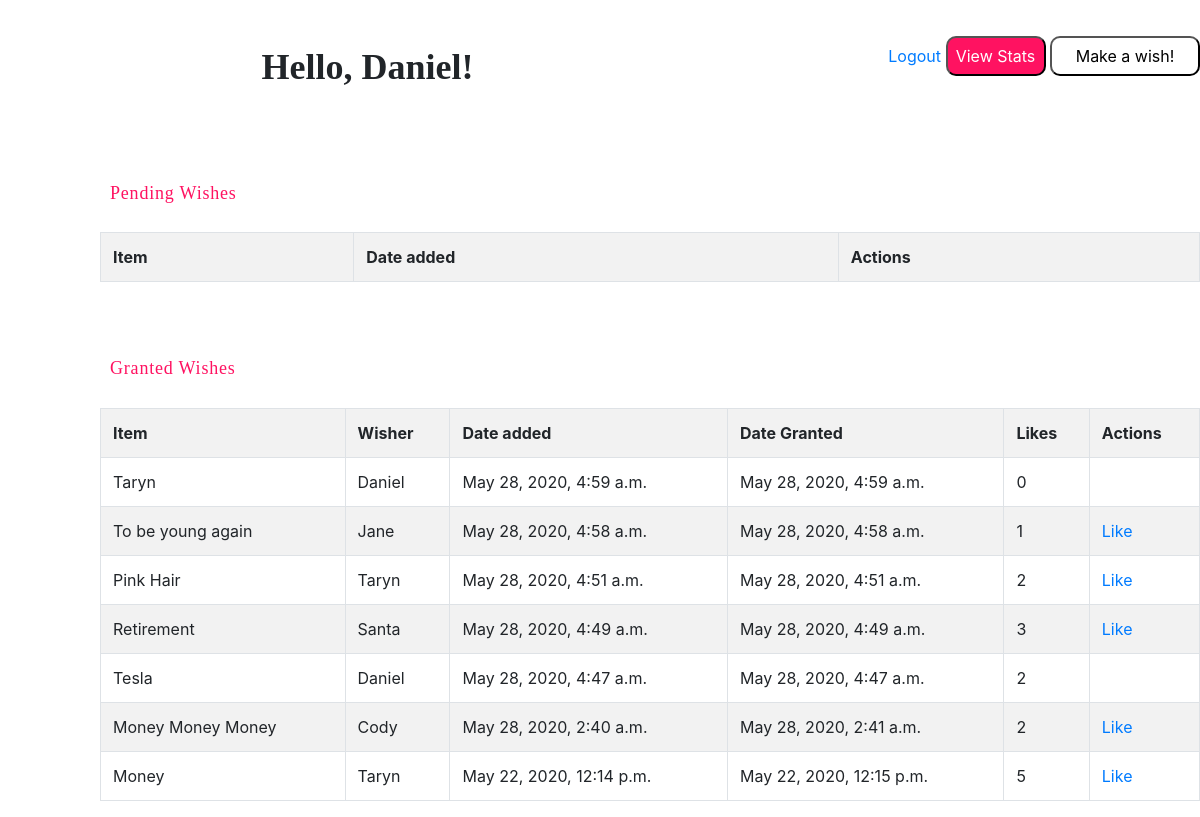
The page /wishes (signed in) on the database its author committed.
### app/models.py (models this page shows)
class User(models.Model):
    first_name = models.CharField(max_length=255)
    last_name = models.CharField(max_length=255)
    email = models.CharField(max_length=255)
    password = models.CharField(max_length=255)
    created_at = models.DateTimeField(auto_now_add=True)
    updated_at = models.DateTimeField(auto_now=True)
    objects = UserManager()

class Wish(models.Model):
    item = models.CharField(max_length=255)
    description = models.CharField(max_length=255)
    granted = models.BooleanField(default=False)
    user = models.ForeignKey(User, related_name="wish",
                             on_delete=models.CASCADE)
    created_at = models.DateTimeField(auto_now_add=True)
    updated_at = models.DateTimeField(auto_now=True)
    objects = WishManager()

### app/views.py (the view)
# urls.py: path("wishes", views.wishes),
def wishes(request):
    active_session = request.session.get("user_id")
    if active_session:
        user = User.objects.filter(id=active_session).first()
        granted_wishes = Wish.objects.filter(
            granted=True).order_by("-created_at")
        pending_wishes = Wish.objects.filter(
            granted=False, user=user).order_by("-created_at")
        likes = Like.objects.all()
        context = {
            "user": user,
            "granted_wishes": granted_wishes,
            "pending_wishes": pending_wishes,
            "likes": likes,
        }
        return render(request, "wishes.html", context)
    else:
        return redirect("/")

### app/templates/wishes.html (shortened to what this page needs)
<!DOCTYPE html>
<html lang="en">
<head>
    <link href="https://stackpath.bootstrapcdn.com/bootstrap/4.4.1/css/bootstrap.min.css" rel="stylesheet"> {% load static %}
    <link rel="stylesheet" href="{% static 'style.css' %}">
</head>
<body>
    <div class="container">
        <div class="row py-3">
            <div class="col pl-0">
                <h1 style="font-size: 36px; font-weight: bold; padding-top: 10px; margin-top: 20px;">Hello, {{request.session.user_name}}!</h1>
            </div>
            <div class="col text-right pr-0">
                <a href="logout">Logout</a>
                <a href="/wishes/stats"><button type="button" style="margin-top: 20px; width: 100px; height: 40px; background-color:#FF1261; color: white; border-radius: 10px;"> View Stats </button></a>
                <a href="/wishes/new"><button type="button" style="margin-top: 20px; width: 150px; height: 40px; background-color: white; color: black; border-radius: 10px;"> Make a wish! </button></a>
            </div>
        </div>
        <br><br>
        <div class="row">
            <p style="color: #FF1261; font-size: 18px;"> Pending Wishes </p>
            <table class="table table-striped table-bordered">
                <tr>
                    <th>Item</th>
                    <th>Date added</th>
                    <th>Actions</th>
                </tr>
            </table>
        </div>
        <br><br>
        <div class="row">
            <p style="color: #FF1261; font-size: 18px;"> Granted Wishes </p>
            <table class="table table-striped table-bordered">
                <tr>
                    <th>Item</th>
                    <th>Wisher</th>
                    <th>Date added</th>
                    <th>Date Granted</th>
                    <th>Likes</th>
                    <th>Actions</th>
                </tr>
                {%for g in granted_wishes%}
                <tr>
                    <td> {{g.item}} </td>
                    <td> {{g.user.first_name}} </td>
                    <td> {{g.created_at}} </td>
                    <td> {{g.updated_at}} </td>
                    <td> {{ g.likes.all.count }} </td>
                    <td> {% if user != g.user %} <a href="like/{{g.id}}"> Like </a> {% endif %} </td>
                </tr>
                {%endfor%}
            </table>
        </div>
    </div>
</body>
</html>

### app/static/style.css (style rules this page uses)
body { margin-left: 100px; }
h1, h2, h3, h4, h5 { text-align: center; padding: 10px; font-family: "avenir"; font-weight: 100; }
p { text-align: center; padding: 10px; font-family: "avenir"; font-weight: 100; font-size: 12px; letter-spacing: 0.8px; line-height: 1.4em; }
td { padding-right: 10px; font-size: 16px; }

### rows shown on the page
User: session.user_name "Daniel"
Wish: item "Taryn", user.first_name "Daniel", created_at "May 28, 2020, 4:59 a.m.", updated_at "May 28, 2020, 4:59 a.m.", likes.all.count "0"
Wish: item "To be young again", user.first_name "Jane", created_at "May 28, 2020, 4:58 a.m.", updated_at "May 28, 2020, 4:58 a.m.", likes.all.count "1"
Wish: item "Pink Hair", user.first_name "Taryn", created_at "May 28, 2020, 4:51 a.m.", updated_at "May 28, 2020, 4:51 a.m.", likes.all.count "2"
Wish: item "Retirement", user.first_name "Santa", created_at "May 28, 2020, 4:49 a.m.", updated_at "May 28, 2020, 4:49 a.m.", likes.all.count "3"
Wish: item "Tesla", user.first_name "Daniel", created_at "May 28, 2020, 4:47 a.m.", updated_at "May 28, 2020, 4:47 a.m.", likes.all.count "2"
Wish: item "Money Money Money", user.first_name "Cody", created_at "May 28, 2020, 2:40 a.m.", updated_at "May 28, 2020, 2:41 a.m.", likes.all.count "2"
Wish: item "Money", user.first_name "Taryn", created_at "May 22, 2020, 12:14 p.m.", updated_at "May 22, 2020, 12:15 p.m.", likes.all.count "5"
